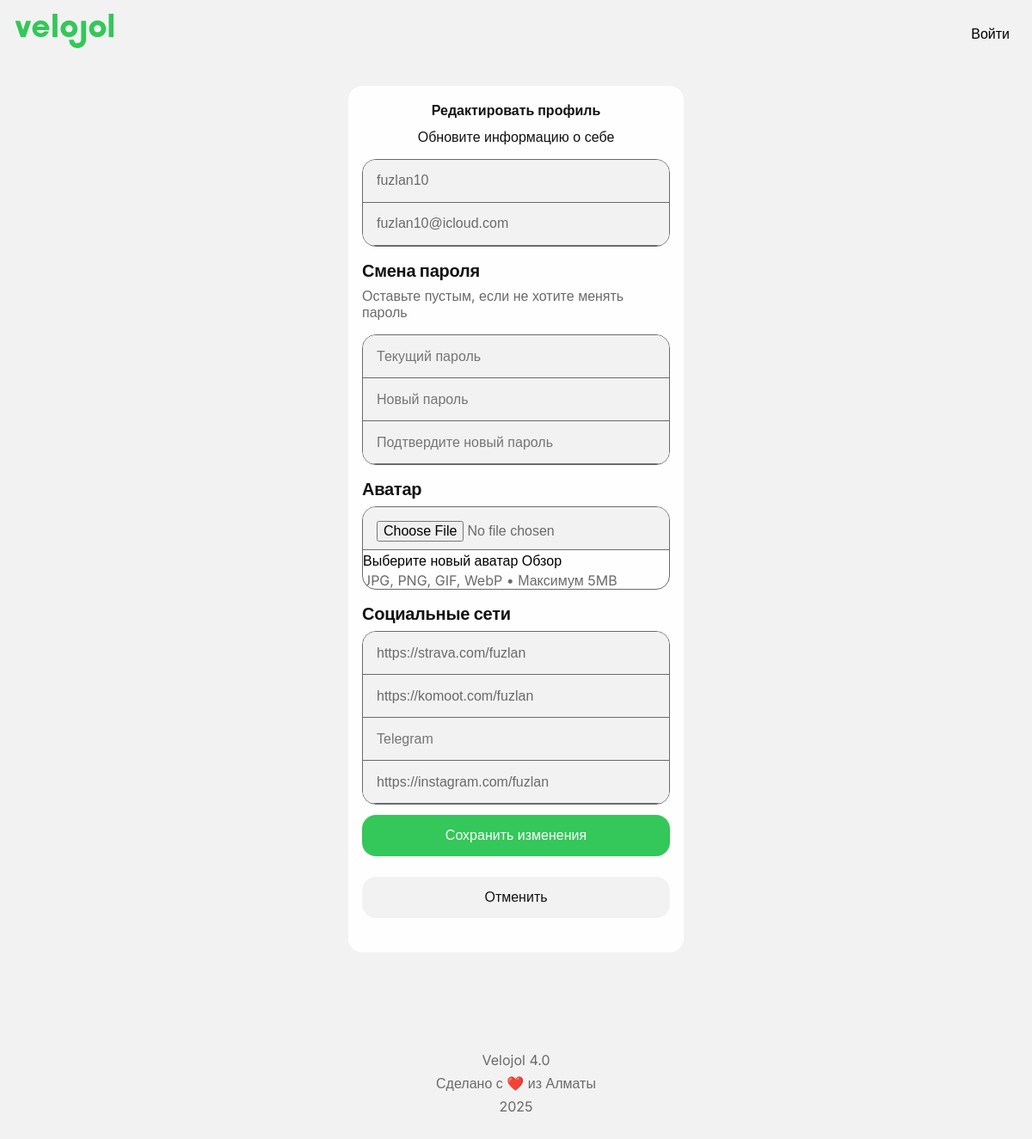
Page /auth/edit-profile (signed in) on the committed database.
### app/models/user.py (models this page shows, shortened)
class User(UserMixin, db.Model):
    __tablename__ = 'users'
    id = db.Column(db.Integer, primary_key=True)
    email = db.Column(db.String(120), unique=True, nullable=False, index=True)
    password_hash = db.Column(db.String(128), nullable=False)
    nickname = db.Column(db.String(64), unique=True, nullable=False, index=True)
    is_admin = db.Column(db.Boolean, default=False, nullable=False)
    avatar_url = db.Column(db.String(256))
    strava_url = db.Column(db.String(256))
    komoot_url = db.Column(db.String(256))
    telegram_url = db.Column(db.String(256))
    instagram_url = db.Column(db.String(256))
    created_at = db.Column(db.DateTime, default=lambda: datetime.now(timezone.utc), nullable=False)
    updated_at = db.Column(db.DateTime, default=lambda: datetime.now(timezone.utc), onupdate=lambda: datetime.now(timezone.utc))
    bikelanes = db.relationship('BikeLane', foreign_keys='BikeLane.user_id', backref='author', lazy='dynamic')
    notifications = db.relationship('Notification', backref='user', lazy='dynamic')

### app/routes/auth.py (the view, shortened to what this page needs)
@bp.route('/edit-profile', methods=['GET', 'POST'])
@login_required
def edit_profile():
    import os
    from datetime import datetime
    if request.method == 'GET':
        form_data = {
            'nickname': current_user.nickname,
            'email': current_user.email,
            'strava_url': current_user.strava_url or '',
            'komoot_url': current_user.komoot_url or '',
            'telegram_url': current_user.telegram_url or '',
            'instagram_url': current_user.instagram_url or ''
        }
        return render_template('auth/edit_profile.html', form_data=form_data)

### app/templates/auth/edit_profile.html (shortened to what this page needs)
{% extends "base.html" %}
{% block content %}
<div class="auth-container">
    <div class="auth-header gap-s">
        <h1 class="prime100">Редактировать профиль</h1>
        <p class="prime100 tac">Обновите информацию о себе</p>
    </div>
    <form method="POST" enctype="multipart/form-data" id="editProfileForm" style="margin-top: var(--spacer-m);">
        <div class="form-section">
            <div class="form-group" id="nickname-group">
                <input type="text"
                       id="nickname"
                       name="nickname"
                       value="{{ form_data.nickname if form_data else '' }}"
                       placeholder="Никнейм"
                       pattern="[a-zA-Z0-9_-]{3,30}"
                       required>
            </div>
            <div class="form-group" id="email-group">
                <input type="email"
                       id="email"
                       name="email"
                       value="{{ form_data.email if form_data else '' }}"
                       placeholder="E-mail"
                       required>
            </div>
        </div>
        <h3 class="prime100 header3">Смена пароля</h3>
        <p class="secondary100" style="margin-bottom: var(--spacer-m);">Оставьте пустым, если не хотите менять пароль</p>
        <div class="form-section">
            <div class="form-group" id="current-password-group">
                <input type="password"
                       id="current_password"
                       name="current_password"
                       placeholder="Текущий пароль">
            </div>
            <div class="form-group" id="new-password-group">
                <input type="password"
                       id="new_password"
                       name="new_password"
                       placeholder="Новый пароль"
                       minlength="6">
            </div>
            <div class="form-group" id="confirm-password-group">
                <input type="password"
                       id="confirm_password"
                       name="confirm_password"
                       placeholder="Подтвердите новый пароль">
            </div>
        </div>
        <h3 class="prime100 header3">Аватар</h3>
        <div class="form-section">
            <div class="form-group" id="avatar-group">
                <input type="file"
                       id="avatar"
                       name="avatar"
                       accept="image/*"
                       class="file-input">
                <label for="avatar" class="file-input-label">
                    <span class="file-input-text">Выберите новый аватар</span>
                    <span class="file-input-button">Обзор</span>
                </label>
                <div class="file-info">
                    <p class="secondary100">JPG, PNG, GIF, WebP • Максимум 5MB</p>
                </div>
            </div>
        </div>
        <h3 class="prime100 header3">Социальные сети</h3>
        <div class="form-section">
            <div class="form-group" id="strava-group">
                <input type="url"
                       id="strava_url"
                       name="strava_url"
                       value="{{ form_data.strava_url if form_data else '' }}"
                       placeholder="Strava">
            </div>
            <div class="form-group" id="komoot-group">
                <input type="url"
                       id="komoot_url"
                       name="komoot_url"
                       value="{{ form_data.komoot_url if form_data else '' }}"
                       placeholder="Komoot">
            </div>
            <div class="form-group" id="telegram-group">
                <input type="url"
                       id="telegram_url"
                       name="telegram_url"
                       value="{{ form_data.telegram_url if form_data else '' }}"
                       placeholder="Telegram">
            </div>
            <div class="form-group" id="instagram-group">
                <input type="url"
                       id="instagram_url"
                       name="instagram_url"
                       value="{{ form_data.instagram_url if form_data else '' }}"
                       placeholder="Instagram">
            </div>
        </div>
        <div class="submit-section">
            <button type="submit" class="button_square_label btn_accent" id="submitBtn">
                Сохранить изменения
            </button>
        </div>
    </form>
    <div class="auth-links">
        <a href="{{ url_for('auth.profile') }}" class="button_square_label btn_gray">
            Отменить
        </a>
    </div>
</div>
{% endblock %}

### app/static/css/typo.css (style rules this page uses)
body, textarea { font-family: 'Inter', sans-serif; line-height: 1.6; }
h1, h2, h3, h4, h5, h6 { font-weight: 700; }
h3 { font-size: 20px; line-height: 24px; letter-spacing: -0.25px; }
p, input, button, .cell, textarea { font-size: var(--spacer-m); line-height: 120%; }
.tac { text-align: center; }
.header3 { margin-top: var(--spacer-m); margin-bottom: var(--spacer-s); }

### app/static/css/colors.css (style rules this page uses)
:root { --bg1: #FEFEFE; --bg3 : #F2F2F2; --bg4 :#E6E6E6; --prime100: #121212; --secondary20:rgba(106, 106, 106, 0.2); --secondary40:rgba(106, 106, 106, 0.4); --secondary100:#6A6A6A; --accent80: #D6F3DD; --accent100:#34C759; --accent200:#2AA248; --prime_invert100:#fefefe; }
.prime100 { color: var(--prime100) !important; }
.secondary100 { color: var(--secondary100); }

### app/static/css/main.css (style rules this page uses)
* { box-sizing: border-box; --spacer-xs:4px; --spacer-s:8px; --spacer-sm:12px; --spacer-m: 16px; --spacer-l: 24px; --spacer-xl: 32px; --spacer-xxl:48px; --spacer-xxxl:64px; --spacer-80:80px; --spacer-100: 100px }
body { background-color: var(--bg3); }
.gap-s { gap: var(--spacer-s); }
.auth-container { background-color: var(--bg1); padding: var(--spacer-m); border-radius: var(--spacer-m); max-width: 390px; margin-left: auto; margin-right: auto; }
.auth-links { padding-top: var(--spacer-l); padding-bottom: var(--spacer-l); }
.auth-header { display: flex; flex-direction: column; align-items: center; }
.form-group { width: 100%; }
.input_login_form, .form-section { display: flex; flex-direction: column; gap: 0px; border-radius: var(--spacer-m); border: 0.5px solid var(--secondary100); overflow: hidden; }
.form-section input { border-bottom: 0.5px solid var(--secondary100); }
input { width: 100%; height: 50px; border: none; background-color: var(--bg3); padding: var(--spacer-m); color: var(--secondary100); }
.submit-section { padding-top: var(--spacer-sm); }

### app/static/css/button.css (style rules this page uses)
button { border: none; width: 100%; }
a { text-decoration: none; }
.button_square_label { display: flex; flex-direction: row; align-items: center; justify-content: center; padding: 16px 14px; height: 48px; color: var(--text-button); text-decoration: none; transition: background-color 0.1s ease; border-radius: var(--spacer-m); width: 100%; }
.btn_accent { background-color: var(--accent100); color: var(--prime_invert100); transition: ease-in-out 0.1s; }
.btn_gray { background-color: var(--bg3); color: var(--prime100); }

### rows in the picture
User: nickname "fuzlan10", email "fuzlan10@icloud.com", strava_url "https://strava.com/fuzlan", komoot_url "https://komoot.com/fuzlan", instagram_url "https://instagram.com/fuzlan"
